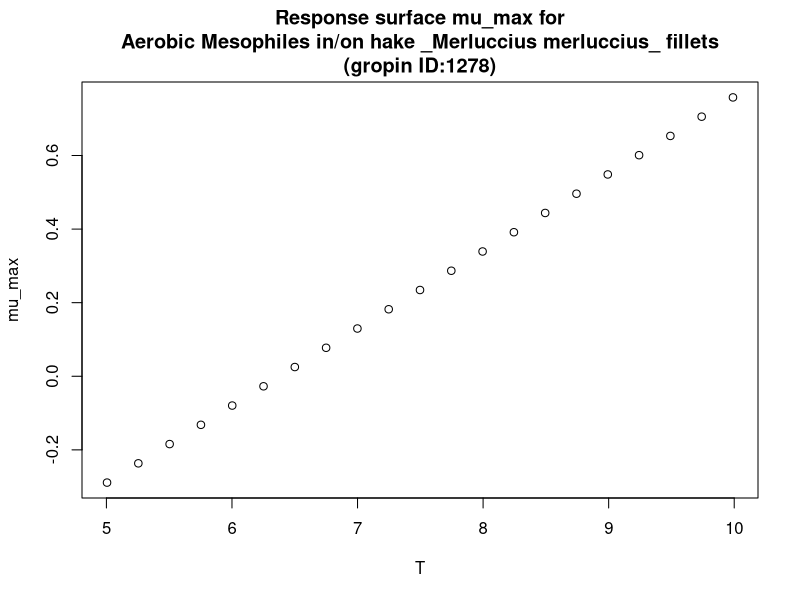

Generate this figure with R:
#############################
# start of Parameter script
#############################
T <- seq(5.005,9.99000999000999,length.out=21)
#############################
# end of Parameter script
#############################
############################# 
# start of Model script Gropin ID 1278 
#############################
 
# constant coefficients for this model
 
variables <- data.frame(T)
argumentsPar <- expand.grid(variables)
 
# heart of the model
response_surface <- function(T) {
   mumax <-0.210*T-1.34

return(mumax=mumax)
} 

# output parameters
mumax <- cbind(argumentsPar,response_surface(argumentsPar['T']))
colnames(mumax) <- c(colnames(argumentsPar),'mumax')
#############################
# End of Model script
#############################
############################# 
# start of Visualisation script Gropin ID 1278 
#############################
plot(T,mumax$mumax,
                          xlab='T',
                          ylab='mu_max',main='Response surface mu_max for
Aerobic Mesophiles in/on hake _Merluccius merluccius_ fillets
(gropin ID:1278)')
#############################
# End of Visualisation script
#############################
